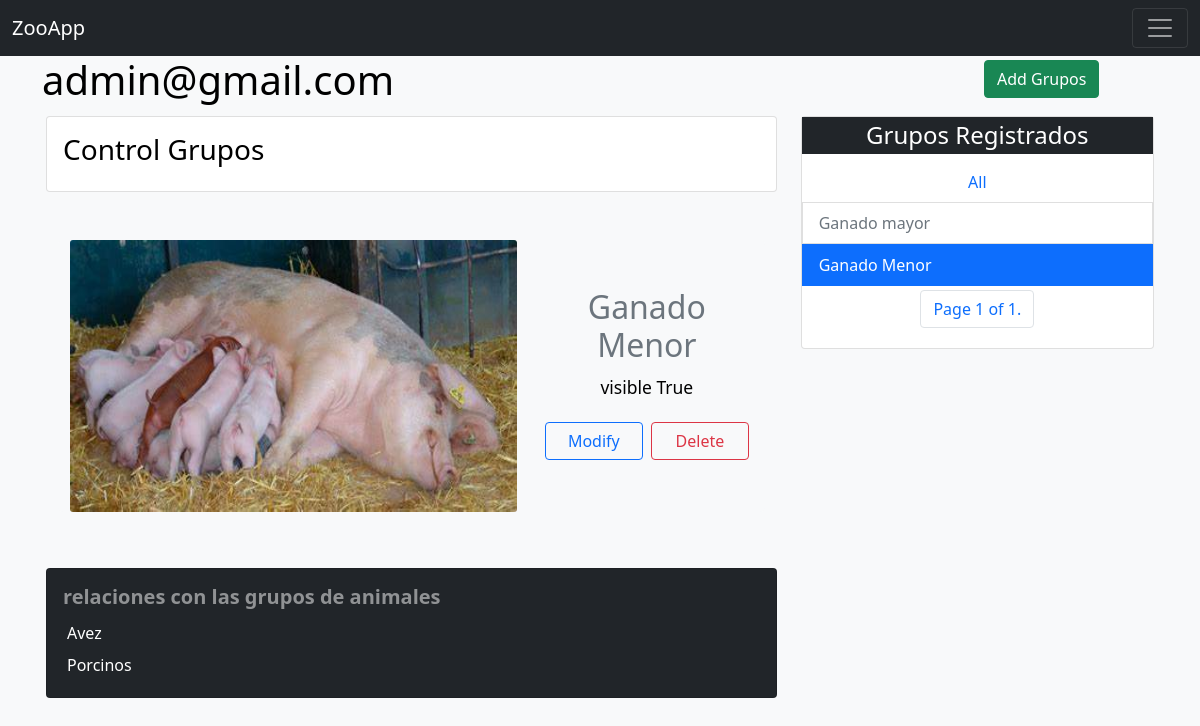
Page /admin-app/6 (signed in) on the committed database.
### User/models.py (models this page shows)
class User(AbstractBaseUser, PermissionsMixin):
    email = models.EmailField(max_length=255, unique=True)
    name = models.CharField(max_length=255)
    is_active = models.BooleanField(default=True)
    is_staff = models.BooleanField(default=False)
    objects = User_Manager()
    USERNAME_FIELD = 'email'

### Api_grup_all/models.py (models this page shows, shortened)
class GrupoAnimals(models.Model):
    idGrup = models.AutoField(primary_key=True)
    grupo = models.CharField(max_length= 100, blank = True, unique= False)
    foto = models.ImageField(upload_to ="Grupo" , blank= False, unique=False)
    activo = models.BooleanField(default=False)
    class Meta:
        verbose_name_plural= "Grupos"

class ListAnimalGrupos(models.Model):
    idAnimalList = models.AutoField(primary_key=True)
    AnimalList= models.CharField(max_length= 100, blank=False, unique= False)
    foto= models.ImageField(upload_to ="Lista_De_Animales", blank= False, unique=False)
    PGRUPO=models.ForeignKey(GrupoAnimals, on_delete= models.CASCADE, blank= True)
    activo = models.BooleanField(default=False)
    class Meta:
        verbose_name_plural= "Lista de Especie"
        ordering = ['PGRUPO']

### views_templates/views.py (the view)
# urls.py: path("admin-app", group_admin, name="admin_home"),
@permission_required('Api_grup_all.change_grupoanimals')
def group_admin(request, pk=1):
    try:
        page_number = request.GET.get('page')
        grupo = GrupoAnimals.objects.all()
        paginator= Paginator(grupo, 6)
        page_obj = paginator.get_page(page_number)
        try:
            grupo_pk = GrupoAnimals.objects.get(idGrup=pk)
            lista_pk = ListAnimalGrupos.objects.filter(PGRUPO=pk)
        except GrupoAnimals.DoesNotExist:
            grupo_pk=GrupoAnimals.objects.latest('idGrup')
        if request.user.is_authenticated:
            user_name= request.user
            if request.method == "POST":
                class_form = GrupForm(request.POST,request.FILES, instance=grupo_pk)
                if class_form.is_valid():
                    class_form.save()
                    messages.success(request, f'update success')
            else:
                class_form= GrupForm(instance=grupo_pk)
            data= {
                "user":user_name,
                "grupos": page_obj,
                "grupo_pk":grupo_pk,
                "form": class_form,
                "lista_pk":lista_pk
            }
        else:
            if not request.user.is_authenticated:
                return redirect('login')
            return redirect('all_grup')
        return render(request, "viewgroup/home_admin.html", data)
    except:
        return redirect("all_grup")

### views_templates/Templates/viewgroup/home_admin.html (shortened to what this page needs)
{% extends 'base.html' %}
{% load static %}
{% block content %}
<div class="container ">
    <div class="row">
            <div class="col-10">
                <h2 class="text-left h1">{{ user }}</h2>
            </div>
            <div class="col-2 p-1">
              <a href="{% url 'add_grup' %}" class="btn btn-success">Add Grupos</a>
            </div>
        </div>
    <div class="container p-1">
    <div class="row justify-content-sm-center">
        <div class="col-md-8 col-xl-8">
                <div class="card">
                    <div class="card-body">
                        <h3 class="card-title">Control Grupos</h3>
                    </div>
                </div>
                <div class="container-sm justify-content-center py-5 w-100">
                {% include 'viewgroup/grupo_view.html' %}
                </div>
                {% if lista_pk %}
                <div class="card my-2 bg-dark">
                  <div class="card-body">
                      <h3 class="card-title h5 text-white-50 fw-bold">relaciones con las grupos de animales</h3>
                      <ul class="list-group">
                        {% for lista in lista_pk %}
                        <a href="{% url 'select_species' lista.idAnimalList %}" class="  m-1" style="text-decoration: none;"><li
                             class="text-white"  style="text-decoration: none; list-style: none;">{{ lista.AnimalList }}</li></a>
                        {% endfor %}
                    </ul>
                  </div>
              </div>
                {% endif %}
        </div>
        <div class="col-xl-4 cols-sm-8 ">
                    <div class="card">
                        <div class="cad-body">
                            <h4 class="text-center bg-dark p-1 text-white">
                                Grupos Registrados
                            </h4>
                            <ul class="list-group">
                                <a href="{% url 'home_grupo'%}" class="nav-link text-center">All</a>
                                {% for grupos in grupos %}
                                <a href="{% url 'select_grup' grupos.idGrup %}" class="btn-outline-primary" style="text-decoration: none;"><li
                                     class="list-group-item   {% if grupo_pk.idGrup == grupos.idGrup %}
                                     active
                                     {% else %}
                                     disabled
                                     {% endif %}">{{ grupos.grupo }}</li></a>
                                {% endfor %}
                                <div class="pagination justify-content-sm-center m-1">
                                  <nav aria-label="...">
                                <ul class="pagination">
                                      <li class="page-item">
                                        <p class="page-link">
                                            Page {{ grupos.number }} of {{ grupos.paginator.num_pages }}.
                                         </p>
                                        </li>
                                </ul>
                              </nav>
                              </div>
                            </ul>
                        </div>
                    </div>
        </div>
    </div>
</div></div>
{% endblock %}

### views_templates/Templates/viewgroup/grupo_view.html
{% load static %}
<div class="row boder rounded-3 bg-light featurette">
  <div class="col-xl-8 order-md-1">
    <img src="{{ grupo_pk.foto.url }}" class="card-img w-100 h-100" alt="...">
  </div>
  <div class="col-xl-4  order-md-2 text-center my-5">
      <h2 class="featurette-heading">
        <span class="text-muted">
          {{ grupo_pk.grupo }}
        </span>
        </h2>
      <p class="lead"><small>visible {{ grupo_pk.activo }}</small></p>
    <div class="row row-cols-xl-12  d-flexd justify-content-center  " role="group" aria-label="Basic outlined">
      <button type="button" class="col-lg-5 btn btn-outline-primary m-1" data-bs-toggle="modal" data-bs-target="#Grupos">Modify</button>
      <a href="{% url 'admin_grup_delete' grupo_pk.idGrup %}" class="col-lg-5 btn btn-outline-danger m-1">Delete</a>
    </div>
  </div>
</div>

### views_templates/static/css/body.css (style rules this page uses)
* { color: black; }

### rows in the picture
User: email "admin@gmail.com"
GrupoAnimals: foto (picture), grupo "Ganado Menor", activo "True"
ListAnimalGrupos: AnimalList "Avez"
ListAnimalGrupos: AnimalList "Porcinos"
GrupoAnimals: grupo "Ganado mayor"

### other values in the picture
{{ grupos.number }} "1"
{{ grupos.paginator.num_pages }} "1"
